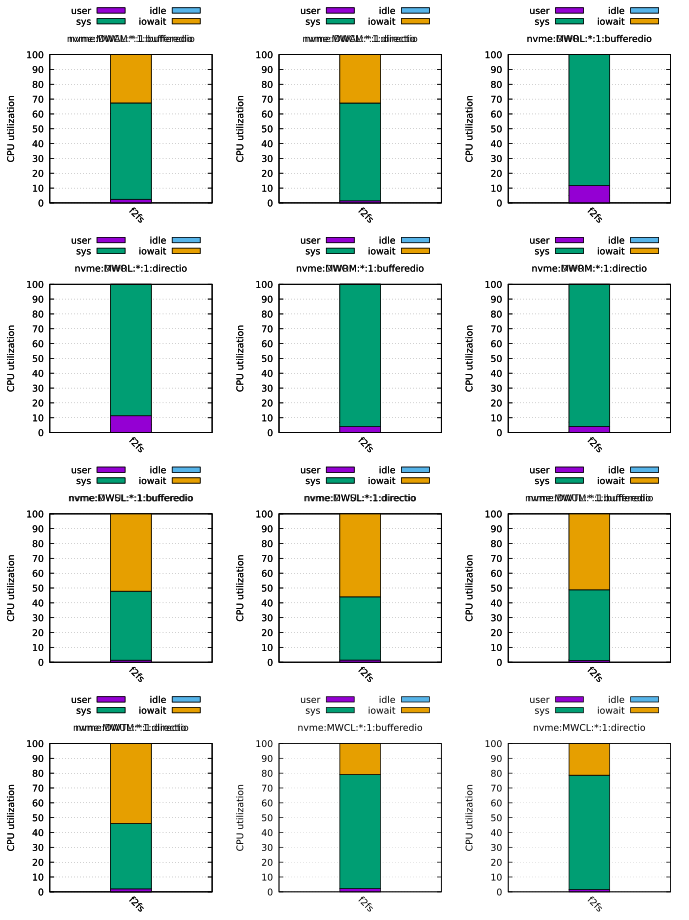

Write gnuplot code to recreate this figure.
# LOG_FILE = fxmark/logs/2025-04-03-write-01/fxmark.log
# SYSTEM = Linux fvm 5.15.0+ #1 SMP Fri Mar 14 12:51:39 UTC 2025 x86_64 x86_64 x86_64 GNU/Linux
# DISK_SIZE = 32G
# DURATION = 5s
# DIRECTIO = bufferedio,directio
# MEDIA_TYPES = ssd,hdd,nvme,mem
# FS_TYPES = tmpfs,ext4,ext4_no_jnl,xfs,btrfs,f2fs
# BENCH_TYPES = DWAL,DWOL,DWOM,DWSL,MWRL,MWRM,MWCL,MWCM,MWUM,MWUL,DWTL,filebench_varmail,filebench_oltp,filebench_fileserver,dbench_client
# NCORES = 1,2,4
# CORE_SEQ = 0,1,2,3
# MODEL_NAME = AMD Ryzen 5 5600 6-Core Processor
# PHYSICAL_CHIPS = 1
# CORE_PER_CHIP = 4
# SMT_LEVEL = 1
# NUM_TEST_CONF = 90

set term pdfcairo size 6.8999999999999995in,9.2in font ',10'
set_out='set output "`if test -z $OUT; then echo util.1.pdf; else echo $OUT; fi`"'
eval set_out
set multiplot layout 4,3

set grid y
set style data histograms
set style histogram rowstacked
set boxwidth 0.5
set style fill solid 1.0 border -1
set ytics 10

set title 'nvme:DWAL:*:1:bufferedio'
set xlabel ''
set ylabel 'CPU utilization'
set yrange [0:100]
set xtics rotate by -45
set key out horiz
set key center top

# nvme:*:DWAL:1
plot '-' using 2:xtic(1) title 'user', '' using 3 title 'sys', '' using 4 title 'idle', '' using 5 title 'iowait'
  # ['user.util', 'sys.util', 'idle.util', 'iowait.util']
  "f2fs" 1.4881 58.9286 0 39.5833
e
  # ['user.util', 'sys.util', 'idle.util', 'iowait.util']
  "f2fs" 1.4881 58.9286 0 39.5833
e
  # ['user.util', 'sys.util', 'idle.util', 'iowait.util']
  "f2fs" 1.4881 58.9286 0 39.5833
e
  # ['user.util', 'sys.util', 'idle.util', 'iowait.util']
  "f2fs" 1.4881 58.9286 0 39.5833
e

set grid y
set style data histograms
set style histogram rowstacked
set boxwidth 0.5
set style fill solid 1.0 border -1
set ytics 10

set title 'nvme:DWAL:*:1:directio'
set xlabel ''
set ylabel 'CPU utilization'
set yrange [0:100]
set xtics rotate by -45
set key out horiz
set key center top

# nvme:*:DWAL:1
plot '-' using 2:xtic(1) title 'user', '' using 3 title 'sys', '' using 4 title 'idle', '' using 5 title 'iowait'
  # ['user.util', 'sys.util', 'idle.util', 'iowait.util']
  "f2fs" 0.628931 5.66038 0 93.7107
e
  # ['user.util', 'sys.util', 'idle.util', 'iowait.util']
  "f2fs" 0.628931 5.66038 0 93.7107
e
  # ['user.util', 'sys.util', 'idle.util', 'iowait.util']
  "f2fs" 0.628931 5.66038 0 93.7107
e
  # ['user.util', 'sys.util', 'idle.util', 'iowait.util']
  "f2fs" 0.628931 5.66038 0 93.7107
e

set grid y
set style data histograms
set style histogram rowstacked
set boxwidth 0.5
set style fill solid 1.0 border -1
set ytics 10

set title 'nvme:DWOL:*:1:bufferedio'
set xlabel ''
set ylabel 'CPU utilization'
set yrange [0:100]
set xtics rotate by -45
set key out horiz
set key center top

# nvme:*:DWOL:1
plot '-' using 2:xtic(1) title 'user', '' using 3 title 'sys', '' using 4 title 'idle', '' using 5 title 'iowait'
  # ['user.util', 'sys.util', 'idle.util', 'iowait.util']
  "f2fs" 4.98008 95.0199 0 0
e
  # ['user.util', 'sys.util', 'idle.util', 'iowait.util']
  "f2fs" 4.98008 95.0199 0 0
e
  # ['user.util', 'sys.util', 'idle.util', 'iowait.util']
  "f2fs" 4.98008 95.0199 0 0
e
  # ['user.util', 'sys.util', 'idle.util', 'iowait.util']
  "f2fs" 4.98008 95.0199 0 0
e

set grid y
set style data histograms
set style histogram rowstacked
set boxwidth 0.5
set style fill solid 1.0 border -1
set ytics 10

set title 'nvme:DWOL:*:1:directio'
set xlabel ''
set ylabel 'CPU utilization'
set yrange [0:100]
set xtics rotate by -45
set key out horiz
set key center top

# nvme:*:DWOL:1
plot '-' using 2:xtic(1) title 'user', '' using 3 title 'sys', '' using 4 title 'idle', '' using 5 title 'iowait'
  # ['user.util', 'sys.util', 'idle.util', 'iowait.util']
  "f2fs" 0.41841 4.81172 0 94.7699
e
  # ['user.util', 'sys.util', 'idle.util', 'iowait.util']
  "f2fs" 0.41841 4.81172 0 94.7699
e
  # ['user.util', 'sys.util', 'idle.util', 'iowait.util']
  "f2fs" 0.41841 4.81172 0 94.7699
e
  # ['user.util', 'sys.util', 'idle.util', 'iowait.util']
  "f2fs" 0.41841 4.81172 0 94.7699
e

set grid y
set style data histograms
set style histogram rowstacked
set boxwidth 0.5
set style fill solid 1.0 border -1
set ytics 10

set title 'nvme:DWOM:*:1:bufferedio'
set xlabel ''
set ylabel 'CPU utilization'
set yrange [0:100]
set xtics rotate by -45
set key out horiz
set key center top

# nvme:*:DWOM:1
plot '-' using 2:xtic(1) title 'user', '' using 3 title 'sys', '' using 4 title 'idle', '' using 5 title 'iowait'
  # ['user.util', 'sys.util', 'idle.util', 'iowait.util']
  "f2fs" 6.95825 93.0417 0 0
e
  # ['user.util', 'sys.util', 'idle.util', 'iowait.util']
  "f2fs" 6.95825 93.0417 0 0
e
  # ['user.util', 'sys.util', 'idle.util', 'iowait.util']
  "f2fs" 6.95825 93.0417 0 0
e
  # ['user.util', 'sys.util', 'idle.util', 'iowait.util']
  "f2fs" 6.95825 93.0417 0 0
e

set grid y
set style data histograms
set style histogram rowstacked
set boxwidth 0.5
set style fill solid 1.0 border -1
set ytics 10

set title 'nvme:DWOM:*:1:directio'
set xlabel ''
set ylabel 'CPU utilization'
set yrange [0:100]
set xtics rotate by -45
set key out horiz
set key center top

# nvme:*:DWOM:1
plot '-' using 2:xtic(1) title 'user', '' using 3 title 'sys', '' using 4 title 'idle', '' using 5 title 'iowait'
  # ['user.util', 'sys.util', 'idle.util', 'iowait.util']
  "f2fs" 0.619835 6.40496 0 92.9752
e
  # ['user.util', 'sys.util', 'idle.util', 'iowait.util']
  "f2fs" 0.619835 6.40496 0 92.9752
e
  # ['user.util', 'sys.util', 'idle.util', 'iowait.util']
  "f2fs" 0.619835 6.40496 0 92.9752
e
  # ['user.util', 'sys.util', 'idle.util', 'iowait.util']
  "f2fs" 0.619835 6.40496 0 92.9752
e

set grid y
set style data histograms
set style histogram rowstacked
set boxwidth 0.5
set style fill solid 1.0 border -1
set ytics 10

set title 'nvme:DWSL:*:1:bufferedio'
set xlabel ''
set ylabel 'CPU utilization'
set yrange [0:100]
set xtics rotate by -45
set key out horiz
set key center top

# nvme:*:DWSL:1
plot '-' using 2:xtic(1) title 'user', '' using 3 title 'sys', '' using 4 title 'idle', '' using 5 title 'iowait'
  # ['user.util', 'sys.util', 'idle.util', 'iowait.util']
  "f2fs" 0.823045 7.61317 0 91.5638
e
  # ['user.util', 'sys.util', 'idle.util', 'iowait.util']
  "f2fs" 0.823045 7.61317 0 91.5638
e
  # ['user.util', 'sys.util', 'idle.util', 'iowait.util']
  "f2fs" 0.823045 7.61317 0 91.5638
e
  # ['user.util', 'sys.util', 'idle.util', 'iowait.util']
  "f2fs" 0.823045 7.61317 0 91.5638
e

set grid y
set style data histograms
set style histogram rowstacked
set boxwidth 0.5
set style fill solid 1.0 border -1
set ytics 10

set title 'nvme:DWSL:*:1:directio'
set xlabel ''
set ylabel 'CPU utilization'
set yrange [0:100]
set xtics rotate by -45
set key out horiz
set key center top

# nvme:*:DWSL:1
plot '-' using 2:xtic(1) title 'user', '' using 3 title 'sys', '' using 4 title 'idle', '' using 5 title 'iowait'
  # ['user.util', 'sys.util', 'idle.util', 'iowait.util']
  "f2fs" 0.414938 6.639 0 92.9461
e
  # ['user.util', 'sys.util', 'idle.util', 'iowait.util']
  "f2fs" 0.414938 6.639 0 92.9461
e
  # ['user.util', 'sys.util', 'idle.util', 'iowait.util']
  "f2fs" 0.414938 6.639 0 92.9461
e
  # ['user.util', 'sys.util', 'idle.util', 'iowait.util']
  "f2fs" 0.414938 6.639 0 92.9461
e

set grid y
set style data histograms
set style histogram rowstacked
set boxwidth 0.5
set style fill solid 1.0 border -1
set ytics 10

set title 'nvme:DWTL:*:1:bufferedio'
set xlabel ''
set ylabel 'CPU utilization'
set yrange [0:100]
set xtics rotate by -45
set key out horiz
set key center top

# nvme:*:DWTL:1
plot '-' using 2:xtic(1) title 'user', '' using 3 title 'sys', '' using 4 title 'idle', '' using 5 title 'iowait'
  # ['user.util', 'sys.util', 'idle.util', 'iowait.util']
  "f2fs" 1.78571 97.9911 0 0.223214
e
  # ['user.util', 'sys.util', 'idle.util', 'iowait.util']
  "f2fs" 1.78571 97.9911 0 0.223214
e
  # ['user.util', 'sys.util', 'idle.util', 'iowait.util']
  "f2fs" 1.78571 97.9911 0 0.223214
e
  # ['user.util', 'sys.util', 'idle.util', 'iowait.util']
  "f2fs" 1.78571 97.9911 0 0.223214
e

set grid y
set style data histograms
set style histogram rowstacked
set boxwidth 0.5
set style fill solid 1.0 border -1
set ytics 10

set title 'nvme:DWTL:*:1:directio'
set xlabel ''
set ylabel 'CPU utilization'
set yrange [0:100]
set xtics rotate by -45
set key out horiz
set key center top

# nvme:*:DWTL:1
plot '-' using 2:xtic(1) title 'user', '' using 3 title 'sys', '' using 4 title 'idle', '' using 5 title 'iowait'
  # ['user.util', 'sys.util', 'idle.util', 'iowait.util']
  "f2fs" 2.20588 97.4265 0 0.367647
e
  # ['user.util', 'sys.util', 'idle.util', 'iowait.util']
  "f2fs" 2.20588 97.4265 0 0.367647
e
  # ['user.util', 'sys.util', 'idle.util', 'iowait.util']
  "f2fs" 2.20588 97.4265 0 0.367647
e
  # ['user.util', 'sys.util', 'idle.util', 'iowait.util']
  "f2fs" 2.20588 97.4265 0 0.367647
e

set grid y
set style data histograms
set style histogram rowstacked
set boxwidth 0.5
set style fill solid 1.0 border -1
set ytics 10

set title 'nvme:MWCL:*:1:bufferedio'
set xlabel ''
set ylabel 'CPU utilization'
set yrange [0:100]
set xtics rotate by -45
set key out horiz
set key center top

# nvme:*:MWCL:1
plot '-' using 2:xtic(1) title 'user', '' using 3 title 'sys', '' using 4 title 'idle', '' using 5 title 'iowait'
  # ['user.util', 'sys.util', 'idle.util', 'iowait.util']
  "f2fs" 2.21328 76.8612 0 20.9256
e
  # ['user.util', 'sys.util', 'idle.util', 'iowait.util']
  "f2fs" 2.21328 76.8612 0 20.9256
e
  # ['user.util', 'sys.util', 'idle.util', 'iowait.util']
  "f2fs" 2.21328 76.8612 0 20.9256
e
  # ['user.util', 'sys.util', 'idle.util', 'iowait.util']
  "f2fs" 2.21328 76.8612 0 20.9256
e

set grid y
set style data histograms
set style histogram rowstacked
set boxwidth 0.5
set style fill solid 1.0 border -1
set ytics 10

set title 'nvme:MWCL:*:1:directio'
set xlabel ''
set ylabel 'CPU utilization'
set yrange [0:100]
set xtics rotate by -45
set key out horiz
set key center top

# nvme:*:MWCL:1
plot '-' using 2:xtic(1) title 'user', '' using 3 title 'sys', '' using 4 title 'idle', '' using 5 title 'iowait'
  # ['user.util', 'sys.util', 'idle.util', 'iowait.util']
  "f2fs" 1.6129 77.0161 0 21.371
e
  # ['user.util', 'sys.util', 'idle.util', 'iowait.util']
  "f2fs" 1.6129 77.0161 0 21.371
e
  # ['user.util', 'sys.util', 'idle.util', 'iowait.util']
  "f2fs" 1.6129 77.0161 0 21.371
e
  # ['user.util', 'sys.util', 'idle.util', 'iowait.util']
  "f2fs" 1.6129 77.0161 0 21.371
e

set grid y
set style data histograms
set style histogram rowstacked
set boxwidth 0.5
set style fill solid 1.0 border -1
set ytics 10

set title 'nvme:MWCM:*:1:bufferedio'
set xlabel ''
set ylabel 'CPU utilization'
set yrange [0:100]
set xtics rotate by -45
set key out horiz
set key center top

# nvme:*:MWCM:1
plot '-' using 2:xtic(1) title 'user', '' using 3 title 'sys', '' using 4 title 'idle', '' using 5 title 'iowait'
  # ['user.util', 'sys.util', 'idle.util', 'iowait.util']
  "f2fs" 2.42915 64.9798 0 32.5911
e
  # ['user.util', 'sys.util', 'idle.util', 'iowait.util']
  "f2fs" 2.42915 64.9798 0 32.5911
e
  # ['user.util', 'sys.util', 'idle.util', 'iowait.util']
  "f2fs" 2.42915 64.9798 0 32.5911
e
  # ['user.util', 'sys.util', 'idle.util', 'iowait.util']
  "f2fs" 2.42915 64.9798 0 32.5911
e

set grid y
set style data histograms
set style histogram rowstacked
set boxwidth 0.5
set style fill solid 1.0 border -1
set ytics 10

set title 'nvme:MWCM:*:1:directio'
set xlabel ''
set ylabel 'CPU utilization'
set yrange [0:100]
set xtics rotate by -45
set key out horiz
set key center top

# nvme:*:MWCM:1
plot '-' using 2:xtic(1) title 'user', '' using 3 title 'sys', '' using 4 title 'idle', '' using 5 title 'iowait'
  # ['user.util', 'sys.util', 'idle.util', 'iowait.util']
  "f2fs" 1.40845 65.996 0 32.5956
e
  # ['user.util', 'sys.util', 'idle.util', 'iowait.util']
  "f2fs" 1.40845 65.996 0 32.5956
e
  # ['user.util', 'sys.util', 'idle.util', 'iowait.util']
  "f2fs" 1.40845 65.996 0 32.5956
e
  # ['user.util', 'sys.util', 'idle.util', 'iowait.util']
  "f2fs" 1.40845 65.996 0 32.5956
e

set grid y
set style data histograms
set style histogram rowstacked
set boxwidth 0.5
set style fill solid 1.0 border -1
set ytics 10

set title 'nvme:MWRL:*:1:bufferedio'
set xlabel ''
set ylabel 'CPU utilization'
set yrange [0:100]
set xtics rotate by -45
set key out horiz
set key center top

# nvme:*:MWRL:1
plot '-' using 2:xtic(1) title 'user', '' using 3 title 'sys', '' using 4 title 'idle', '' using 5 title 'iowait'
  # ['user.util', 'sys.util', 'idle.util', 'iowait.util']
  "f2fs" 11.753 88.247 0 0
e
  # ['user.util', 'sys.util', 'idle.util', 'iowait.util']
  "f2fs" 11.753 88.247 0 0
e
  # ['user.util', 'sys.util', 'idle.util', 'iowait.util']
  "f2fs" 11.753 88.247 0 0
e
  # ['user.util', 'sys.util', 'idle.util', 'iowait.util']
  "f2fs" 11.753 88.247 0 0
e

set grid y
set style data histograms
set style histogram rowstacked
set boxwidth 0.5
set style fill solid 1.0 border -1
set ytics 10

set title 'nvme:MWRL:*:1:directio'
set xlabel ''
set ylabel 'CPU utilization'
set yrange [0:100]
set xtics rotate by -45
set key out horiz
set key center top

# nvme:*:MWRL:1
plot '-' using 2:xtic(1) title 'user', '' using 3 title 'sys', '' using 4 title 'idle', '' using 5 title 'iowait'
  # ['user.util', 'sys.util', 'idle.util', 'iowait.util']
  "f2fs" 11.332 88.668 0 0
e
  # ['user.util', 'sys.util', 'idle.util', 'iowait.util']
  "f2fs" 11.332 88.668 0 0
e
  # ['user.util', 'sys.util', 'idle.util', 'iowait.util']
  "f2fs" 11.332 88.668 0 0
e
  # ['user.util', 'sys.util', 'idle.util', 'iowait.util']
  "f2fs" 11.332 88.668 0 0
e

set grid y
set style data histograms
set style histogram rowstacked
set boxwidth 0.5
set style fill solid 1.0 border -1
set ytics 10

set title 'nvme:MWRM:*:1:bufferedio'
set xlabel ''
set ylabel 'CPU utilization'
set yrange [0:100]
set xtics rotate by -45
set key out horiz
set key center top

# nvme:*:MWRM:1
plot '-' using 2:xtic(1) title 'user', '' using 3 title 'sys', '' using 4 title 'idle', '' using 5 title 'iowait'
  # ['user.util', 'sys.util', 'idle.util', 'iowait.util']
  "f2fs" 4 96 0 0
e
  # ['user.util', 'sys.util', 'idle.util', 'iowait.util']
  "f2fs" 4 96 0 0
e
  # ['user.util', 'sys.util', 'idle.util', 'iowait.util']
  "f2fs" 4 96 0 0
e
  # ['user.util', 'sys.util', 'idle.util', 'iowait.util']
  "f2fs" 4 96 0 0
e

set grid y
set style data histograms
set style histogram rowstacked
set boxwidth 0.5
set style fill solid 1.0 border -1
set ytics 10

set title 'nvme:MWRM:*:1:directio'
set xlabel ''
set ylabel 'CPU utilization'
set yrange [0:100]
set xtics rotate by -45
set key out horiz
set key center top

# nvme:*:MWRM:1
plot '-' using 2:xtic(1) title 'user', '' using 3 title 'sys', '' using 4 title 'idle', '' using 5 title 'iowait'
  # ['user.util', 'sys.util', 'idle.util', 'iowait.util']
  "f2fs" 4.1543 95.8457 0 0
e
  # ['user.util', 'sys.util', 'idle.util', 'iowait.util']
  "f2fs" 4.1543 95.8457 0 0
e
  # ['user.util', 'sys.util', 'idle.util', 'iowait.util']
  "f2fs" 4.1543 95.8457 0 0
e
  # ['user.util', 'sys.util', 'idle.util', 'iowait.util']
  "f2fs" 4.1543 95.8457 0 0
e

set grid y
set style data histograms
set style histogram rowstacked
set boxwidth 0.5
set style fill solid 1.0 border -1
set ytics 10

set title 'nvme:MWUL:*:1:bufferedio'
set xlabel ''
set ylabel 'CPU utilization'
set yrange [0:100]
set xtics rotate by -45
set key out horiz
set key center top

# nvme:*:MWUL:1
plot '-' using 2:xtic(1) title 'user', '' using 3 title 'sys', '' using 4 title 'idle', '' using 5 title 'iowait'
  # ['user.util', 'sys.util', 'idle.util', 'iowait.util']
  "f2fs" 1.34615 46.5385 0 52.1154
e
  # ['user.util', 'sys.util', 'idle.util', 'iowait.util']
  "f2fs" 1.34615 46.5385 0 52.1154
e
  # ['user.util', 'sys.util', 'idle.util', 'iowait.util']
  "f2fs" 1.34615 46.5385 0 52.1154
e
  # ['user.util', 'sys.util', 'idle.util', 'iowait.util']
  "f2fs" 1.34615 46.5385 0 52.1154
e

set grid y
set style data histograms
set style histogram rowstacked
set boxwidth 0.5
set style fill solid 1.0 border -1
set ytics 10

set title 'nvme:MWUL:*:1:directio'
set xlabel ''
set ylabel 'CPU utilization'
set yrange [0:100]
set xtics rotate by -45
set key out horiz
set key center top

# nvme:*:MWUL:1
plot '-' using 2:xtic(1) title 'user', '' using 3 title 'sys', '' using 4 title 'idle', '' using 5 title 'iowait'
  # ['user.util', 'sys.util', 'idle.util', 'iowait.util']
  "f2fs" 1.43443 42.623 0 55.9426
e
  # ['user.util', 'sys.util', 'idle.util', 'iowait.util']
  "f2fs" 1.43443 42.623 0 55.9426
e
  # ['user.util', 'sys.util', 'idle.util', 'iowait.util']
  "f2fs" 1.43443 42.623 0 55.9426
e
  # ['user.util', 'sys.util', 'idle.util', 'iowait.util']
  "f2fs" 1.43443 42.623 0 55.9426
e

set grid y
set style data histograms
set style histogram rowstacked
set boxwidth 0.5
set style fill solid 1.0 border -1
set ytics 10

set title 'nvme:MWUM:*:1:bufferedio'
set xlabel ''
set ylabel 'CPU utilization'
set yrange [0:100]
set xtics rotate by -45
set key out horiz
set key center top

# nvme:*:MWUM:1
plot '-' using 2:xtic(1) title 'user', '' using 3 title 'sys', '' using 4 title 'idle', '' using 5 title 'iowait'
  # ['user.util', 'sys.util', 'idle.util', 'iowait.util']
  "f2fs" 1.1811 47.6378 0 51.1811
e
  # ['user.util', 'sys.util', 'idle.util', 'iowait.util']
  "f2fs" 1.1811 47.6378 0 51.1811
e
  # ['user.util', 'sys.util', 'idle.util', 'iowait.util']
  "f2fs" 1.1811 47.6378 0 51.1811
e
  # ['user.util', 'sys.util', 'idle.util', 'iowait.util']
  "f2fs" 1.1811 47.6378 0 51.1811
e

set grid y
set style data histograms
set style histogram rowstacked
set boxwidth 0.5
set style fill solid 1.0 border -1
set ytics 10

set title 'nvme:MWUM:*:1:directio'
set xlabel ''
set ylabel 'CPU utilization'
set yrange [0:100]
set xtics rotate by -45
set key out horiz
set key center top

# nvme:*:MWUM:1
plot '-' using 2:xtic(1) title 'user', '' using 3 title 'sys', '' using 4 title 'idle', '' using 5 title 'iowait'
  # ['user.util', 'sys.util', 'idle.util', 'iowait.util']
  "f2fs" 2.02429 44.1296 0 53.8462
e
  # ['user.util', 'sys.util', 'idle.util', 'iowait.util']
  "f2fs" 2.02429 44.1296 0 53.8462
e
  # ['user.util', 'sys.util', 'idle.util', 'iowait.util']
  "f2fs" 2.02429 44.1296 0 53.8462
e
  # ['user.util', 'sys.util', 'idle.util', 'iowait.util']
  "f2fs" 2.02429 44.1296 0 53.8462
e

unset multiplot
set output
